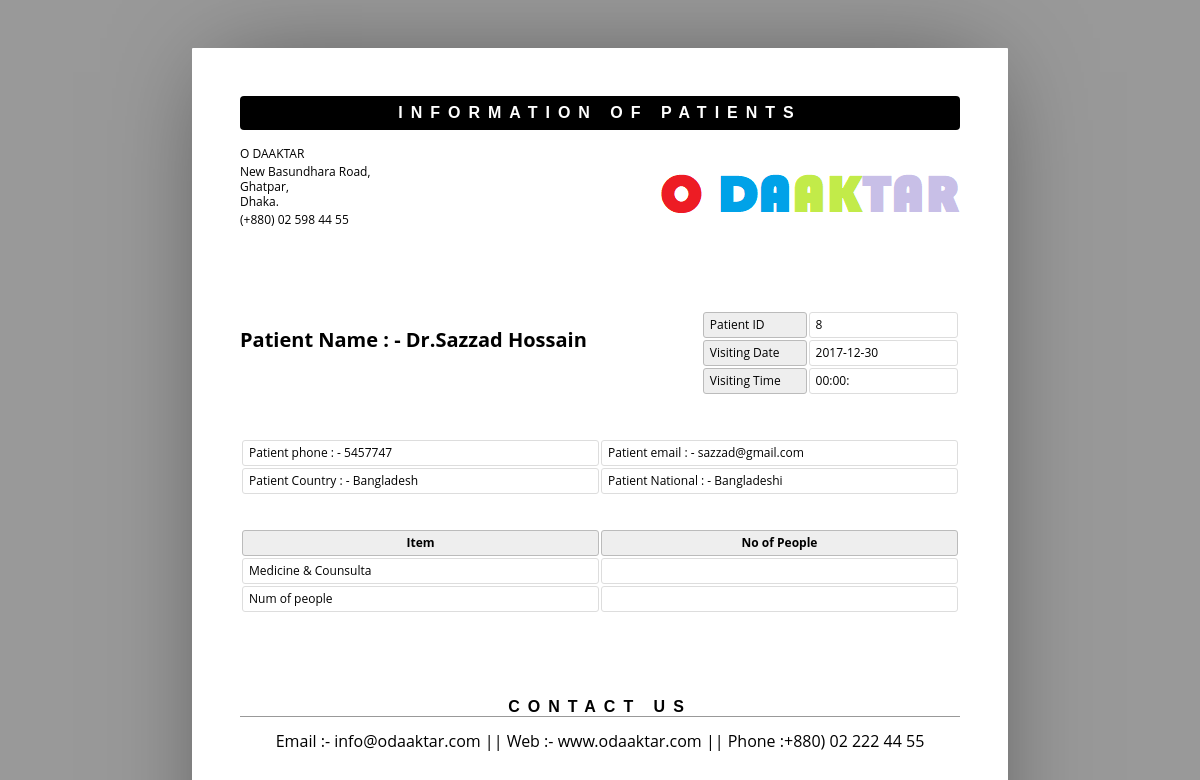
The app's page /admin/show.php?sid=8 with its own data.
### tables this page shows
CREATE TABLE IF NOT EXISTS `appoinment` (
  `id` int(10) unsigned NOT NULL,
  `Title` varchar(5) DEFAULT NULL,
  `FName` text,
  `LName` text,
  `Email` varchar(50) DEFAULT NULL,
  `National` varchar(30) DEFAULT NULL,
  `Country` varchar(30) DEFAULT NULL,
  `Phone` text,
  `Doc_speciality` varchar(20) DEFAULT NULL,
  `typ_of_apoint` varchar(50) NOT NULL,
  `n_patients` int(11) NOT NULL,
  `Area_Sel` varchar(40) DEFAULT NULL,
  `Doc_adrs` varchar(100) DEFAULT NULL,
  `Vtime` varchar(6) DEFAULT NULL,
  `VDate` date DEFAULT NULL,
  `Status` varchar(15) DEFAULT NULL
);

### admin/show.php (the view, shortened to what this page needs)
<html>
	<head>
	</head>
	<body>
	<?php
	include ('db.php');
	$pid = $_GET['sid'];
	$sql ="SELECT * FROM appoinment where id = '$pid' ";
	$re = mysqli_query($con,$sql);
	while($row=mysqli_fetch_array($re))
	{
		$id = $row['id'];
		$title =  $row['Title'];
		$fname = $row['FName'];
		$lname = $row['LName'];
		$email = $row['Email'];
		$National = $row['National'];
		$country = $row['Country'];
		$phone = $row['Phone'];
		$typ_of_apoint=$row['typ_of_apoint'];
		$Doc_speciality = $row['Doc_speciality'];
		$VTime= $row['Vtime'];
		$VDate = $row['VDate'];
	}
	?>
		<header>
			<h1>Information of Patients</h1>
			<address >
				<p>O DAAKTAR </p>
				<p>New Basundhara Road,<br>Ghatpar,<br>Dhaka.</p>
				<p>(+880) 02 598 44 55</p>
			</address>
			<span><img alt="" src="assets/img/sun.png"></span>
		</header>
		<article>
			<address >
				<p><br></p>
				<p>Patient Name  : -  <?php echo $title.$fname." ".$lname;?><br></p></address>
			<table class="meta">
				<tr>
					<th><span >Patient ID</span></th>
					<td><span ><?php echo $id; ?></span></td>
				</tr>
				<tr>
					<th><span >Visiting Date</span></th>
					<td><span ><?php echo $VDate; ?> </span></td>
				</tr>
				<tr>
					<th><span >Visiting Time</span></th>
					<td><span ><?php echo $VTime; ?> </span></td>
				</tr>
			</table>
			<table >
					<tr>
						<td>Patient phone : -  <?php echo $phone; ?> </td>
						<td>Patient email : -  <?php echo $email; ?> </td>
					</tr>
					<tr>
						<td>Patient Country : -  <?php echo $country; ?> </td>
						<td>Patient National : -  <?php echo $National; ?> </td>
					</tr>
				</table>
				<br>
				<br>
			<table class="inventory">
				<thead>
					<tr>
						<th><span >Item</span></th>
						<th><span >No of People</span></th>
					</tr>
				</thead>
				<tbody>
					<tr>
						<td><span ><?php echo $Doc_speciality; ?></span></td>
						<td><span ><?php echo $Status; ?> </span></td>
					</tr>
					<tr>
						<td><span ><?php echo $typ_of_apoint; ?>  Num of people </span></td>
						<td><span ><?php echo $Status; ?></span></td>
					</tr>
				</tbody>
			</table>
		</article>
		<aside>
			<h1><span >Contact us</span></h1>
			<div >
				<p align="center">Email :- info@odaaktar.com || Web :- www.odaaktar.com || Phone :+880) 02 222 44 55 </p>
			</div>
		</aside>
	</body>
</html>

### admin/show.php (style rules this page uses)
* { border: 0; box-sizing: content-box; color: inherit; font-family: inherit; font-size: inherit; font-style: inherit; font-weight: inherit; line-height: inherit; list-style: none; margin: 0; padding: 0; text-decoration: none; vertical-align: top; }
h1 { font: bold 100% sans-serif; letter-spacing: 0.5em; text-align: center; text-transform: uppercase; }
table { font-size: 75%; table-layout: fixed; width: 100%; }
table { border-collapse: separate; border-spacing: 2px; }
th, td { border-width: 1px; padding: 0.5em; position: relative; text-align: left; }
th, td { border-radius: 0.25em; border-style: solid; }
th { background: #EEE; border-color: #BBB; }
td { border-color: #DDD; }
html { font: 16px/1 'Open Sans', sans-serif; overflow: auto; padding: 0.5in; }
html { background: #999; cursor: default; }
body { box-sizing: border-box; height: 11in; margin: 0 auto; overflow: hidden; padding: 0.5in; width: 8.5in; }
body { background: #FFF; border-radius: 1px; box-shadow: 0 0 1in -0.25in rgba(0, 0, 0, 0.5); }
header { margin: 0 0 3em; }
header:after { clear: both; content: ""; display: table; }
header h1 { background: #000; border-radius: 0.25em; color: #FFF; margin: 0 0 1em; padding: 0.5em 0; }
header address { float: left; font-size: 75%; font-style: normal; line-height: 1.25; margin: 0 1em 1em 0; }
header address p { margin: 0 0 0.25em; }
header span, header img { display: block; float: right; }
header span { margin: 0 0 1em 1em; max-height: 25%; max-width: 60%; position: relative; }
header img { max-height: 100%; max-width: 100%; }
article, article address, table.meta, table.inventory { margin: 0 0 3em; }
article:after { clear: both; content: ""; display: table; }
article address { float: left; font-size: 125%; font-weight: bold; }
table.meta, table.balance { float: right; width: 36%; }
table.meta:after, table.balance:after { clear: both; content: ""; display: table; }
table.meta th { width: 40%; }
table.meta td { width: 60%; }
table.inventory { clear: both; width: 100%; }
table.inventory th { font-weight: bold; text-align: center; }
table.inventory td:nth-child(1) { width: 26%; }
table.inventory td:nth-child(2) { width: 38%; }
aside h1 { border: none; border-width: 0 0 1px; margin: 0 0 1em; }
aside h1 { border-color: #999; border-bottom-style: solid; }

### records on screen
appoinment: Title "Dr.", FName "Sazzad", LName "Hossain", id "8", VDate "2017-12-30", Vtime "00:00:", Phone "5457747", Email "sazzad@gmail.com", Country "Bangladesh", National "Bangladeshi", Doc_speciality "Medicine & Counsulta"
